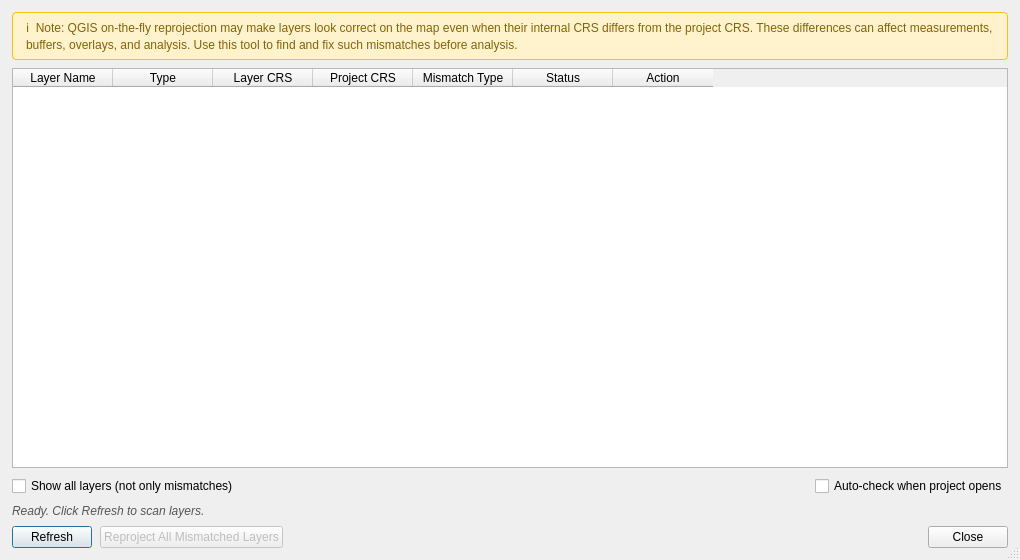
<?xml version="1.0" encoding="UTF-8"?>
<ui version="4.0">
 <class>CrsMismatchDialogBase</class>
 <widget class="QDialog" name="CrsMismatchDialogBase">
  <property name="geometry">
   <rect>
    <x>0</x>
    <y>0</y>
    <width>1020</width>
    <height>560</height>
   </rect>
  </property>
  <property name="windowTitle">
   <string>CRS Mismatch Detector</string>
  </property>
  <property name="sizeGripEnabled">
   <bool>true</bool>
  </property>
  <layout class="QVBoxLayout" name="verticalLayout">
   <property name="spacing">
    <number>8</number>
   </property>
   <property name="leftMargin">
    <number>12</number>
   </property>
   <property name="topMargin">
    <number>12</number>
   </property>
   <property name="rightMargin">
    <number>12</number>
   </property>
   <property name="bottomMargin">
    <number>12</number>
   </property>
   <item>
    <widget class="QLabel" name="labelOTF">
     <property name="text">
      <string>ℹ️  Note: QGIS on-the-fly reprojection may make layers look correct on the map even when their internal CRS differs from the project CRS. These differences can affect measurements, buffers, overlays, and analysis. Use this tool to find and fix such mismatches before analysis.</string>
     </property>
     <property name="wordWrap">
      <bool>true</bool>
     </property>
     <property name="styleSheet">
      <string>QLabel { background-color: #fff3cd; color: #856404; border: 1px solid #ffc107; border-radius: 4px; padding: 6px 10px; }</string>
     </property>
    </widget>
   </item>
   <item>
    <widget class="QTableWidget" name="tableWidget">
     <property name="alternatingRowColors">
      <bool>true</bool>
     </property>
     <property name="selectionBehavior">
      <enum>QAbstractItemView::SelectRows</enum>
     </property>
     <property name="selectionMode">
      <enum>QAbstractItemView::SingleSelection</enum>
     </property>
     <property name="sortingEnabled">
      <bool>true</bool>
     </property>
     <property name="contextMenuPolicy">
      <enum>Qt::CustomContextMenu</enum>
     </property>
     <column>
      <property name="text"><string>Layer Name</string></property>
     </column>
     <column>
      <property name="text"><string>Type</string></property>
     </column>
     <column>
      <property name="text"><string>Layer CRS</string></property>
     </column>
     <column>
      <property name="text"><string>Project CRS</string></property>
     </column>
     <column>
      <property name="text"><string>Mismatch Type</string></property>
     </column>
     <column>
      <property name="text"><string>Status</string></property>
     </column>
     <column>
      <property name="text"><string>Action</string></property>
     </column>
    </widget>
   </item>
   <item>
    <layout class="QHBoxLayout" name="optionsLayout">
     <item>
      <widget class="QCheckBox" name="checkBoxShowAll">
       <property name="text">
        <string>Show all layers (not only mismatches)</string>
       </property>
      </widget>
     </item>
     <item>
      <spacer name="spacerOptions">
       <property name="orientation"><enum>Qt::Horizontal</enum></property>
       <property name="sizeType"><enum>QSizePolicy::Expanding</enum></property>
       <property name="sizeHint" stdset="0">
        <size><width>40</width><height>20</height></size>
       </property>
      </spacer>
     </item>
     <item>
      <widget class="QCheckBox" name="checkBoxAutoCheck">
       <property name="text">
        <string>Auto-check when project opens</string>
       </property>
      </widget>
     </item>
    </layout>
   </item>
   <item>
    <widget class="QLabel" name="labelSummary">
     <property name="text">
      <string>Ready. Click Refresh to scan layers.</string>
     </property>
     <property name="styleSheet">
      <string>QLabel { color: #555; font-style: italic; }</string>
     </property>
    </widget>
   </item>
   <item>
    <layout class="QHBoxLayout" name="buttonLayout">
     <item>
      <widget class="QPushButton" name="btnRefresh">
       <property name="text">
        <string>Refresh</string>
       </property>
       <property name="toolTip">
        <string>Rescan all project layers for CRS mismatches</string>
       </property>
      </widget>
     </item>
     <item>
      <widget class="QPushButton" name="btnReprojectAll">
       <property name="text">
        <string>Reproject All Mismatched Layers</string>
       </property>
       <property name="toolTip">
        <string>Create reprojected copies of all mismatched layers</string>
       </property>
       <property name="enabled">
        <bool>false</bool>
       </property>
      </widget>
     </item>
     <item>
      <spacer name="spacerButtons">
       <property name="orientation"><enum>Qt::Horizontal</enum></property>
       <property name="sizeType"><enum>QSizePolicy::Expanding</enum></property>
       <property name="sizeHint" stdset="0">
        <size><width>40</width><height>20</height></size>
       </property>
      </spacer>
     </item>
     <item>
      <widget class="QPushButton" name="btnClose">
       <property name="text">
        <string>Close</string>
       </property>
       <property name="toolTip">
        <string>Close this dialog</string>
       </property>
      </widget>
     </item>
    </layout>
   </item>
  </layout>
 </widget>
 <resources/>
 <connections/>
</ui>
